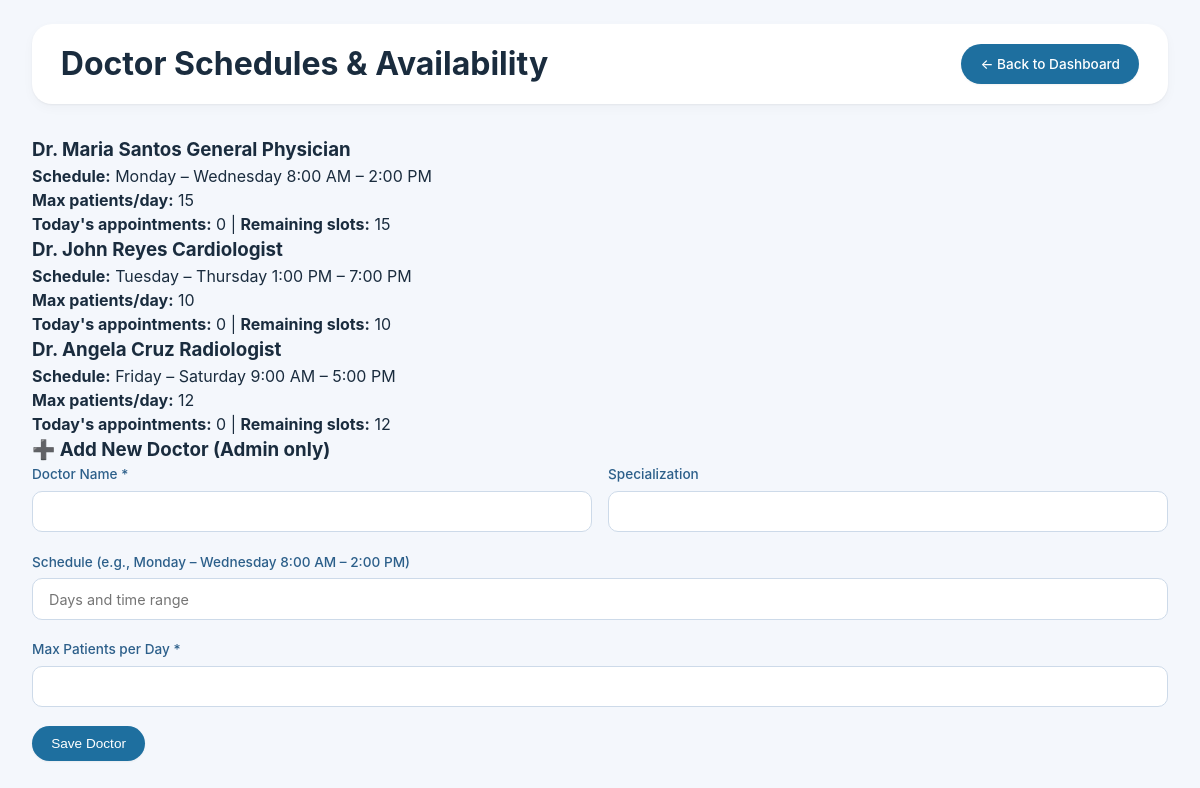
The app's page /doctor_schedule.php (signed in) with its own data.
### tables this page shows
CREATE TABLE `doctors` (
  `doctor_id` int(11) NOT NULL,
  `doctor_name` varchar(100) NOT NULL,
  `specialization` varchar(50) DEFAULT NULL,
  `schedule` text DEFAULT NULL,
  `max_patients` int(11) DEFAULT NULL
);

### doctor_schedule.php (the view, shortened to what this page needs)
<?php
require_once 'config.php';
$is_admin = ($_SESSION['user_logged']['role'] === 'Admin');
$doctors = $pdo->query("SELECT * FROM doctors")->fetchAll();
?>
<!DOCTYPE html>
<html>
<head>
    <link rel="stylesheet" href="assets/style.css">
</head>
<body>
<div class="container">
    <header>
        <h1>Doctor Schedules & Availability</h1>
        <a href="dashboard.php" class="btn primary">← Back to Dashboard</a>
    </header>
    <main>
        <?php foreach ($doctors as $d):
            $stmt = $pdo->prepare("
                SELECT COUNT(*)
                FROM appointments
                WHERE doctor_id = ?
                    AND DATE(appointment_date) = CURDATE()
                    AND status != 'Cancelled'
            ");
            $stmt->execute([$d['doctor_id']]);
            $today = $stmt->fetchColumn();
            $max = $d['max_patients'] ?? 0;
            $remaining = ($max > 0) ? max(0, $max - $today) : 'Not set';
        ?>
            <div class="doctor-card">
                <h3><?= htmlspecialchars($d['doctor_name']) ?>
                    <span class="specialization"><?= htmlspecialchars($d['specialization']) ?></span>
                </h3>
                <p><strong>Schedule:</strong> <?= htmlspecialchars($d['schedule'] ?: 'Not specified') ?></p>
                <p><strong>Max patients/day:</strong> <?= $max ?: 'Not set' ?></p>
                <p>
                    <strong>Today's appointments:</strong> <?= (int)$today ?> |
                    <strong>Remaining slots:</strong> <?= is_numeric($remaining) ? $remaining : 'N/A' ?>
                </p>
            </div>
        <?php endforeach; ?>
        <?php if ($is_admin): ?>
        <div class="add-doctor-form">
            <h3>➕ Add New Doctor (Admin only)</h3>
            <form method="POST">
                <div class="form-row">
                    <div class="form-group">
                        <label>Doctor Name *</label>
                        <input type="text" name="doctor_name" required>
                    </div>
                    <div class="form-group">
                        <label>Specialization</label>
                        <input type="text" name="specialization">
                    </div>
                </div>
                <div class="form-group">
                    <label>Schedule (e.g., Monday – Wednesday 8:00 AM – 2:00 PM)</label>
                    <input type="text" name="schedule" placeholder="Days and time range">
                </div>
                <div class="form-group">
                    <label>Max Patients per Day *</label>
                    <input type="number" name="max_patients" min="1" required>
                </div>
                <button type="submit" name="add_doctor" class="btn primary">Save Doctor</button>
            </form>
        </div>
        <?php endif; ?>
    </main>
</div>
</body>
</html>

### assets/style.css (style rules this page uses)
* { margin: 0; padding: 0; box-sizing: border-box; }
body { font-family: 'Inter', -apple-system, BlinkMacSystemFont, 'Segoe UI', Roboto, Helvetica, Arial, sans-serif; background: #f4f7fc; color: #1a2c3e; line-height: 1.5; }
.container { max-width: 1400px; margin: 0 auto; padding: 1.5rem 2rem; }
header { background: white; border-radius: 20px; padding: 1rem 1.8rem; margin-bottom: 2rem; box-shadow: 0 4px 12px rgba(0, 0, 0, 0.03), 0 1px 2px rgba(0, 0, 0, 0.05); display: flex; justify-content: space-between; align-items: center; flex-wrap: wrap; gap: 1rem; }
.form-group { margin-bottom: 1.2rem; }
.form-group label { display: block; font-weight: 500; margin-bottom: 0.4rem; color: #2c5f8a; font-size: 0.85rem; }
input, select, textarea { width: 100%; padding: 0.7rem 1rem; border: 1px solid #cddae9; border-radius: 10px; font-family: inherit; font-size: 0.9rem; transition: 0.2s; background: #fff; }
.form-row { display: grid; grid-template-columns: 1fr 1fr; gap: 1rem; }
.btn { display: inline-block; padding: 0.6rem 1.2rem; border-radius: 999px; font-weight: 500; text-decoration: none; border: none; cursor: pointer; font-size: 0.85rem; transition: all 0.2s; background: #eef2f8; color: #2c5f8a; }
.btn.primary { background: #1e6f9f; color: white; box-shadow: 0 1px 2px rgba(0,0,0,0.05); }

### records on screen
doctors: doctor_name "Dr. Maria Santos", specialization "General Physician", schedule "Monday – Wednesday 8:00 AM – 2:00 PM", max_patients "15", today "0"
doctors: doctor_name "Dr. John Reyes", specialization "Cardiologist", schedule "Tuesday – Thursday 1:00 PM – 7:00 PM", max_patients "10", today "0"
doctors: doctor_name "Dr. Angela Cruz", specialization "Radiologist", schedule "Friday – Saturday 9:00 AM – 5:00 PM", max_patients "12", today "0"
